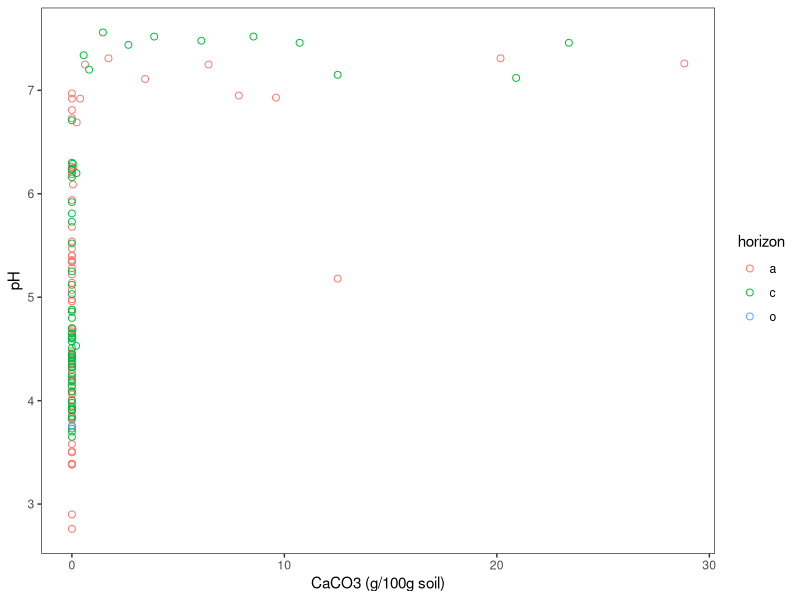
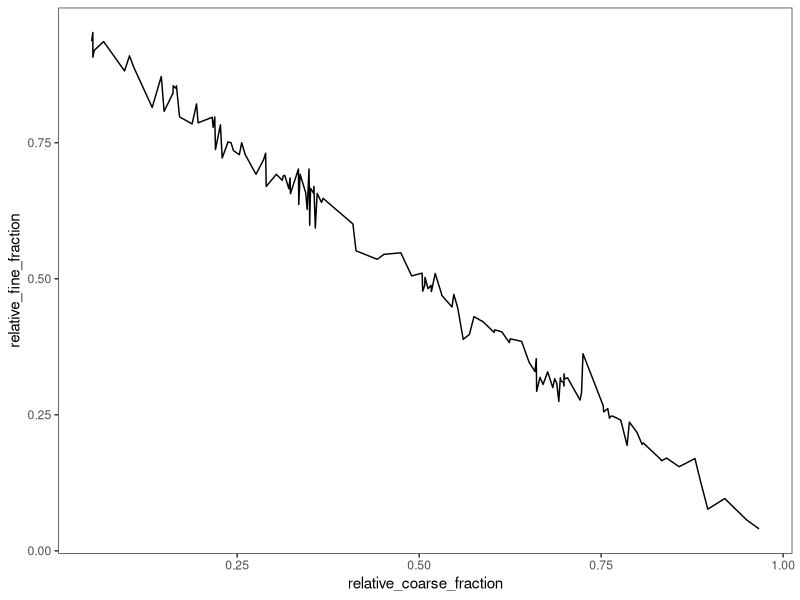

Generate these figures, in order, with R: (Note: this script raises an error after producing the figures.)
## ---- chunk 1
knitr::opts_chunk$set(echo = FALSE)
library(tidyverse, quietly = TRUE)
my_theme <- theme_bw() + theme(panel.grid.major = element_blank(), panel.grid.minor = element_blank())
## ---- chunk 2
pH_carbonate <- read_csv("Data/pH and carbonate/pH_carbonate_data_summary_final.csv", col_types = cols(horizon = col_factor(levels = c("a","c","o"))))
size_fractions <- read_csv("Data/Size fractions/size_fractions_raw_data.csv", col_types = cols(horizon = col_factor(levels = c("a","c", "e"))))
moisture <- read_csv("Data/Moisture/soil_moisture_raw_data.csv",col_types = cols(horizon = col_factor(levels = c("a","b", "c", "e", "o"))))
TOC_final_summary <- read_csv("Data/Microbial biomass/TOC_final_summary.csv", col_types = cols(horizon = col_factor(levels = c("a","b", "c", "e", "o"))))
HH_extraction <- read_csv("Data/HH extraction/HH_extraction_raw_data.csv")
bulk_soil_CN_isotopes <- read_csv("Data/Elemental and isotopes/bulk_soil_CN_natu_abund_raw_data.csv",col_types = cols(horizon = col_factor(levels = c("a","c","e"))))
## ---- chunk 3
# all negative inorganic C assumed equal to zero
# convert inorganic C content to %carbonate in soils
mw_carbonate <- 100.0869 # molar mass of calcium carbonate
mw_c <- 12.0107 # molar mass of C
pH_carbonate_percent <- pH_carbonate %>% 
  mutate(percent_carbonate = mg_IC_g_soil_zero/1000*(mw_carbonate/mw_c)*100)
ggplot(data = pH_carbonate_percent, aes(percent_carbonate, pH, color = horizon)) + 
  geom_point(shape = 21, size = 2) +
  labs(x = "CaCO3 (g/100g soil)", y = "pH") +
  my_theme
## ---- chunk 4
# calculate fraction amount in g, relative amount and recovery
# silt and clay pan weight were added in excel to avoid NA's
size_fractions_calculated_values <- size_fractions %>% 
  mutate(coarse_fraction_g = sand_and_POM_and_pan_weight_g - sand_pom_pan_weight_g,
         fine_fraction_g = total_sc_and_pan_g - total_sc_pan_g,
         recovery_percent = (coarse_fraction_g + fine_fraction_g) / soil_weight_g * 100,
         relative_coarse_fraction = coarse_fraction_g / soil_weight_g,
         relative_fine_fraction = fine_fraction_g / soil_weight_g)
ggplot(data = size_fractions_calculated_values) + 
  geom_line(aes(relative_coarse_fraction, relative_fine_fraction)) + 
  my_theme

## ---- chunk 5
# calculate concentrations of HH-extractable C, Fe and Al per g soil
HH_volume <- 0.01 # extracting solution was 10 mL
HH_dilution <- 10 # all ICP samples diluted 1:9
HH_calculated_values <- HH_extraction_raw_data %>%
  mutate(HH_DOC_ppm = npoc_ppm * toc_dilution,
         HH_DOC_mg_g = HH_DOC_ppm * HH_volume / soil_weight_g,
         Fe_mg_g = Fe_ppm * HH_dilution * HH_volume / soil_weight_g,
         Al_mg_g = Al_ppm * HH_dilution * HH_volume / soil_weight_g,
         Fe_plus_Al = Fe_mg_g + Al_mg_g)
ggplot(data = HH_calculated_values, aes(Fe_plus_Al, HH_DOC_mg_g)) + geom_point()
